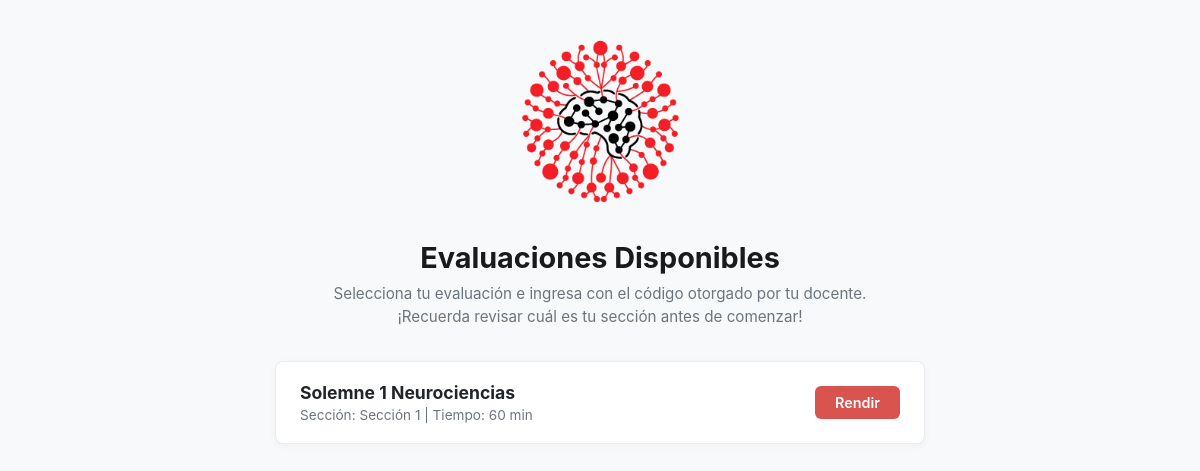
Screenshot of /estudiante with the database file from the repository.
### tables this page shows
CREATE TABLE evaluaciones (
                id INTEGER PRIMARY KEY AUTOINCREMENT,
                titulo TEXT NOT NULL,
                seccion TEXT NOT NULL,
                duracion_minutos INTEGER DEFAULT 60,
                codigo_acceso TEXT NOT NULL
            );

### app.py (the view)
@app.route('/estudiante')
def estudiante_portal():
    conn = get_db()
    evaluaciones = db_execute(conn, 'SELECT * FROM evaluaciones').fetchall()
    return render_template('estudiante_portal.html', evaluaciones=evaluaciones)

### app.py (called while the page is built)
def get_db():
    if DB_IS_POSTGRES:
        import psycopg2
        from psycopg2.extras import RealDictCursor
        conn = psycopg2.connect(DATABASE_PATH)
        conn.cursor_factory = RealDictCursor
        return conn
    else:
        conn = sqlite3.connect(DATABASE_PATH)
        conn.row_factory = sqlite3.Row
        conn.execute("PRAGMA foreign_keys = ON")
        return conn

def db_execute(conn, sql, params=None):
    if DB_IS_POSTGRES:
        sql = sql.replace('?', '%s')
    cursor = conn.cursor()
    if params:
        cursor.execute(sql, params)
    else:
        cursor.execute(sql)
    return cursor

@app.after_request
def add_header(response):
    response.headers['Cache-Control'] = 'no-store, no-cache, must-revalidate, post-check=0, pre-check=0, max-age=0'
    response.headers['Pragma'] = 'no-cache'
    response.headers['Expires'] = '-1'
    return response

### templates/estudiante_portal.html (shortened to what this page needs)
<!DOCTYPE html>
<html lang="es">
<head>
</head>
<body>
    <div class="header-container">
        <img src="{{ url_for('static', filename='img/logo.png') }}" alt="Logo Neurociencias UDP" class="logo">
        <h1>Evaluaciones Disponibles</h1>
        <p class="subtitle">
            Selecciona tu evaluación e ingresa con el código otorgado por tu docente. ¡Recuerda revisar cuál es tu sección antes de comenzar!
        </p>
    </div>
    <div class="evaluations-container">
        {% if evaluaciones %}
            {% for eval in evaluaciones %}
            <div class="card">
                <div class="card-info">
                    <h2>{{ eval['titulo'] }}</h2>
                    <p>Sección: {{ eval['seccion'] }} | Tiempo: {{ eval['duracion_minutos'] }} min</p>
                </div>
                <a href="{{ url_for('estudiante_ingreso', eval_id=eval['id']) }}" class="btn-rendir">Rendir</a>
            </div>
            {% endfor %}
        {% else %}
            <p style="text-align:center; color:#6c757d; padding:2rem 0;">No hay evaluaciones disponibles en este momento.</p>
        {% endif %}
    </div>
</body>
</html>

### templates/estudiante_portal.html (style rules this page uses)
* { box-sizing: border-box; margin: 0; padding: 0; font-family: -apple-system, BlinkMacSystemFont, "Segoe UI", Roboto, Helvetica, Arial, sans-serif; }
body { background-color: #f8f9fa; color: #212529; display: flex; flex-direction: column; align-items: center; min-height: 100vh; padding: 2rem 1rem; }
.header-container { text-align: center; max-width: 600px; margin-bottom: 2rem; }
.logo { max-width: 180px; height: auto; margin-bottom: 1.5rem; }
h1 { font-size: 1.8rem; font-weight: 700; color: #1a1a1a; margin-bottom: 0.5rem; }
.subtitle { font-size: 0.95rem; color: #6c757d; line-height: 1.5; }
.evaluations-container { width: 100%; max-width: 650px; }
.card { background: white; border-radius: 8px; padding: 1.25rem 1.5rem; margin-bottom: 1rem; display: flex; justify-content: space-between; align-items: center; box-shadow: 0 2px 8px rgba(0,0,0,0.04); border: 1px solid #e9ecef; }
.card-info h2 { font-size: 1.1rem; font-weight: 700; color: #212529; margin-bottom: 0.25rem; }
.card-info p { font-size: 0.85rem; color: #6c757d; }
.btn-rendir { background-color: #d9534f; color: white; padding: 0.5rem 1.25rem; border-radius: 6px; text-decoration: none; font-weight: 600; font-size: 0.9rem; transition: background-color 0.2s ease; }

### rows the page displays
evaluaciones: titulo "Solemne 1 Neurociencias", seccion "Sección 1", duracion_minutos "60"
